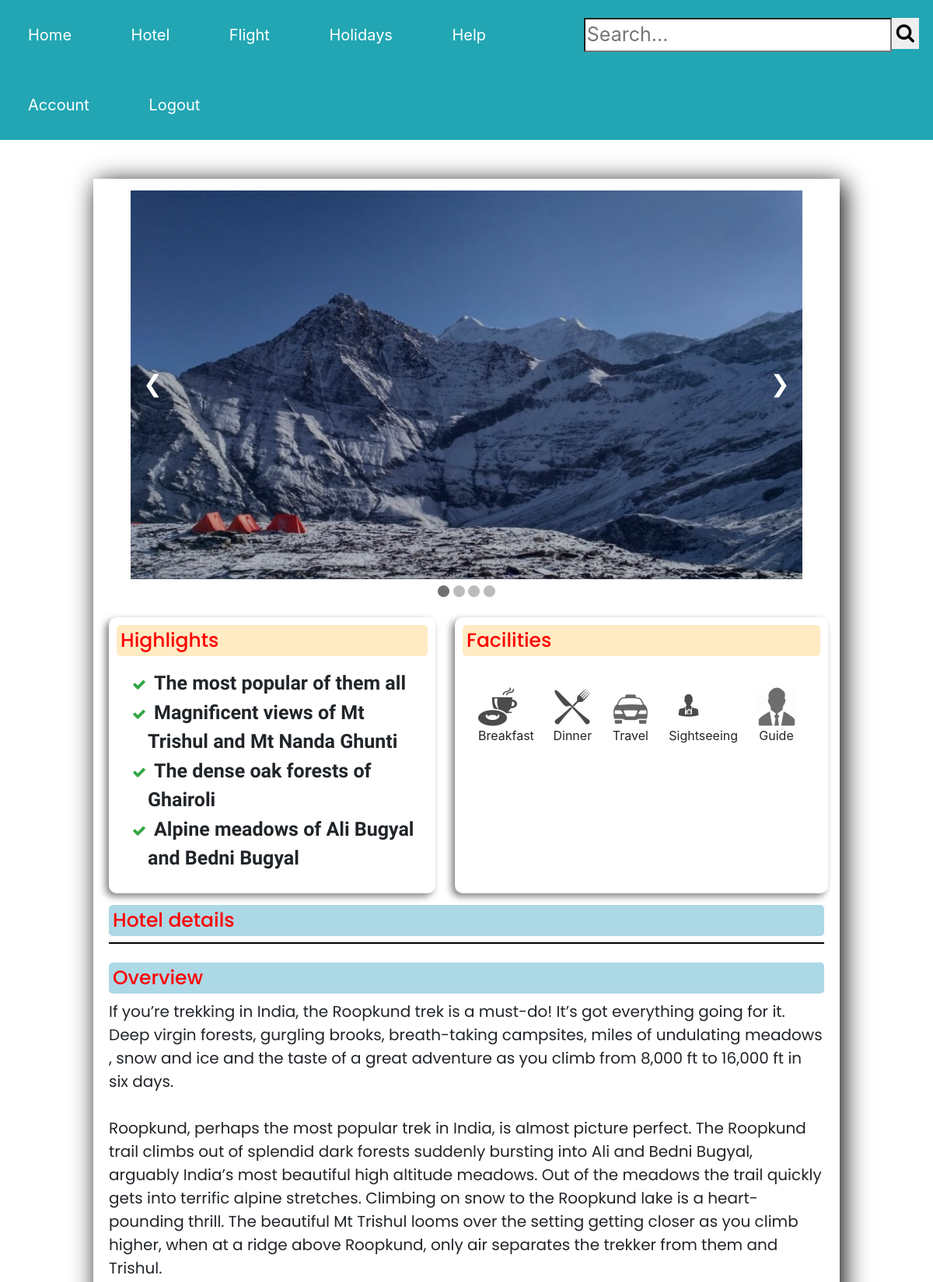
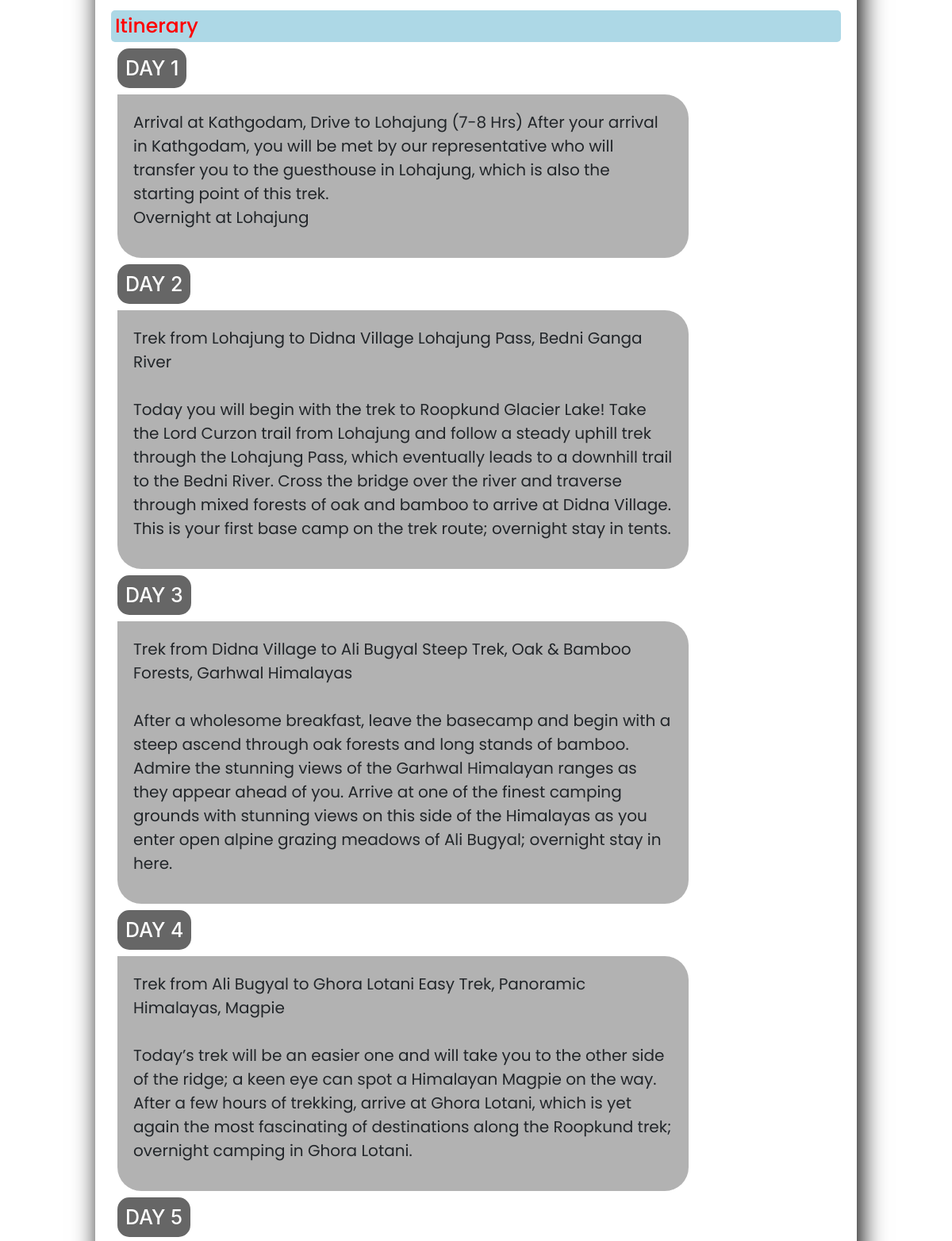
Screenshot of /home/Adventure/1 (signed in, upper part) with the database file from the repository (2 pictures, top to bottom).
### connector/models.py (models this page shows)
class MoreDetails(db.Model):
    id = db.Column(db.Integer, primary_key=True)
    package_id = db.Column(db.Integer, db.ForeignKey('packages.id'), nullable=False)
    highlight1 = db.Column(db.String(), nullable=False)
    highlight2 = db.Column(db.String(), nullable=False)
    highlight3 = db.Column(db.String(), nullable=False)
    highlight4 = db.Column(db.String(), nullable=True)
    facility1 = db.Column(db.Boolean, nullable=True)
    facility2 = db.Column(db.Boolean, nullable=True)
    facility3 = db.Column(db.Boolean, nullable=True)
    facility4 = db.Column(db.Boolean, nullable=True)
    facility5 = db.Column(db.Boolean, nullable=True)
    facility6 = db.Column(db.Boolean, nullable=True)
    hotel_location1 = db.Column(db.String(100),nullable=False)
    hotel_location2 = db.Column(db.String(100),nullable=True)
    hotel_location3 = db.Column(db.String(100),nullable=True)
    hotel_name1 = db.Column(db.String(100),nullable=False)
    hotel_name2 = db.Column(db.String(100),nullable=True)
    hotel_name3 = db.Column(db.String(100),nullable=True)
    hotel_stay1 = db.Column(db.String(100),nullable=False)
    hotel_stay2 = db.Column(db.String(100),nullable=True)
    hotel_stay3 = db.Column(db.String(100),nullable=True)
    hotel_rating_1 = db.Column(db.Integer, nullable=False)
    hotel_rating_2 = db.Column(db.Integer, nullable=True)
    hotel_rating_3 = db.Column(db.Integer, nullable=True)
    overview = db.Column(db.String(500),nullable=False)
    day_details = db.relationship('Itinerary', backref='day', lazy=True )
    image_file1 = db.Column(db.String(20), nullable=True, default='default-package.jpg')
    image_file2 = db.Column(db.String(20), nullable=True, default='default-package.jpg')
    image_file3 = db.Column(db.String(20), nullable=True, default='default-package.jpg')
    image_file4 = db.Column(db.String(20), nullable=True, default='default-package.jpg')

class  Itinerary(db.Model):
    id = db.Column(db.Integer,primary_key=True)
    more_details_id = db.Column(db.Integer, db.ForeignKey('more_details.id'), nullable=False, unique=False)
    day_number = db.Column(db.String(20),nullable=False)
    day_details = db.Column(db.String(100),nullable=False)

### connector/routes.py (the view, shortened to what this page needs)
@app.route('/home/<category>/<package_id>', methods=['GET','POST'])
@login_required
def packagedetails(package_id,category):
    form = ReviewForm()
    details_page= MoreDetails.query.filter_by(package_id=package_id).first()
    itinerary_details = Itinerary.query.filter_by(more_details_id = package_id).all()
    reviews = Reviews.query.filter_by(package_id =package_id).all()
    if request.method == "POST":
        rating = request.form["rating"]
    return render_template('packages/layout.html' ,package_id=package_id, details_page=details_page, itinerary_details = itinerary_details, title="More Details",form = form,reviews=reviews)

### connector/forms.py
class ReviewForm(FlaskForm):
	review = TextAreaField('Review',render_kw={"placeholder": "Write the review of your wonderful experience for this tour."})
	submit  = SubmitField('Post Review')

### connector/models.py (called while the page is built)
@login_manager.user_loader
def load_user(user_id):
    return User.query.get(int(user_id))

### connector/templates/packages/layout.html (shortened to what this page needs)
<!DOCTYPE html>
<html lang="en">
<head>
    <link rel="stylesheet" href="{{ url_for('static', filename='details-stylesheet.css')}}">
     <link rel="stylesheet" href="https://cdnjs.cloudflare.com/ajax/libs/font-awesome/4.7.0/css/font-awesome.min.css">
     <link rel="stylesheet" href="http://code.ionicframework.com/ionicons/2.0.1/css/ionicons.min.css">
    <link rel="stylesheet" href="https://maxcdn.bootstrapcdn.com/bootstrap/4.0.0/css/bootstrap.min.css">
</head>
<body>
    <div class=navbar>
        <ul class="navbar-l">
            <a href="{{ url_for('home') }}" id="home"><li class="nav">Home</li></a>
            <a href="#"><li class="nav">Hotel</li></a>
            <a href="#"><li class="nav">Flight</li></a>
            <a href="#"><li class="nav">Holidays</li></a>
            <a href="#"><li class="nav">Help</li></a>
        </ul>
        <div class="search">
            <form action="">
                <input type="search" name="search" placeholder="Search...">
            </form>
            <div class="sbutton">
                <button type="submit"><i class="fa fa-search"></i></button>
            </div>
        </div>
        <ul class="navbar-l">
            <a href="{{ url_for('account') }}"><li class="nav">Account</li></a>
            <a href="{{ url_for('logout') }}"><li class="nav">Logout</li></a>
        </ul>
    </div>
<div class="main">
    <div class="photo-container">
        <div class="photos fades" id="image1">
            <div class="caption"></div>
        </div>
        <a href="#" class="prev" onclick="plusSlides(-1)">&#10094;</a>
        <a href="#" class="next" onclick="plusSlides(1)">&#10095;</a>
    </div>
    <div style="text-align:center">
        <span class="dot" onclick="currentSlide(1)"></span>
        <span class="dot" onclick="currentSlide(2)"></span>
        <span class="dot" onclick="currentSlide(3)"></span>
        <span class="dot" onclick="currentSlide(4)"></span>
    </div>
    <div class="information">
        <div class="imp-points">
            <div class="point1">
                <h1 class="heading1">Highlights</h1>
                    <p class="details"><ul class=" highlights"><b>
                                <li><i class="fa fa-check" aria-hidden="true"></i>{{ details_page.highlight1 }}</li>
                                <li><i class="fa fa-check" aria-hidden="true"></i>{{ details_page.highlight2 }}</li>
                                <li><i class="fa fa-check" aria-hidden="true"></i>{{ details_page.highlight3 }}</li>
                                {% if details_page.highlight4 %}
                                <li><i class="fa fa-check" aria-hidden="true"></i>{{ details_page.highlight4 }}</li>
                                {% endif %}
                            </b>
                        </ul>
                    </p>
            </div>
            <div class="point2">
                <h1 class="heading1">Facilities</h1>
                <div class="facilities">
                    {% if details_page.facility1 %}
                    <div class="facility">
                        <img src="{{ url_for('static', filename='icons/breakfast.png') }}" alt="" class="icons">
                        <p class="icondesc">Breakfast</p>
                    </div>
                    {% endif %}
                    {% if details_page.facility2 %}
                    <div class="facility">
                        <img src="{{ url_for('static', filename='icons/dinner1.png') }}" alt="" class="icons">
                        <p class="icondesc">Dinner</p>
                    </div>
                    {% endif %}
                    {% if details_page.facility4 %}
                    <div class="facility">
                        <img src="{{ url_for('static', filename='icons/taxi.png') }}" alt="" class="icons">
                        <p class="icondesc">Travel</p>
                    </div>
                    {% endif %}
                    {% if details_page.facility5 %}
                    <div class="facility">
                        <img src="{{ url_for('static', filename='icons/sightseeing.png') }}" alt="" class="icons">
                        <p class="icondesc">Sightseeing</p>
                    </div>
                    {% endif %}
                    {% if details_page.facility6 %}
                    <div class="facility">
                        <img src="{{ url_for('static', filename='icons/guide.png') }}" alt="" class="icons">
                        <p class="icondesc">Guide</p>
                    </div>
                    {% endif %}
                </div>
            </div>
        </div>
        <h1 class="heading">Hotel details</h1>
        <div class="hotel">
        </div>
        <br>
        <h1 class="heading">Overview</h1>
            <p class=details>{{ details_page.overview }}</p>
        <h1 class="heading">Itinerary</h1>
        {% for itinerary in itinerary_details %}
        <div class="day-info">
            <div>
                <h1 class="day-no">DAY {{ itinerary.day_number }} </h1>
            </div>
            <div class="daydetails">
                <p class="details">{{ itinerary.day_details }} </p>
            </div>
        </div>
        {% endfor %}
        </div>
</div>
</body>
</html>

### connector/static/details-stylesheet.css (style rules this page uses)
ul li.nav { margin:0; list-style-type: none; font-size: 2.5vh; display:inline-block; padding:1.5em 3vw; transition: 0.3s ease-in; }
ul.navbar-l { margin:0; padding:0; }
ul.navbar-l a { margin:0; }
div.navbar { margin:0; padding:0; display:flex; background:#22a6b3; justify-content:space-between; margin:0px; }
.search { display: inline-flex; padding:12px; margin:6px; }
.sbutton button { font-size: 25px; border:none; cursor: pointer; }
input[type="search"] { font-size: 25px; }
a:link { color:white; text-decoration: none; margin:0; }
a li:not(.active) { background:#22a6b3; color:white; }
.photo-container { margin-top:200px; width:90%; height:500px; margin: 20px auto; position:relative; top:15px; background-size: cover; }
.photos { display:none; background-size: cover; }
.caption { position:absolute;padding:8px 12px; color:white; bottom:10px; left:50; font-size: 4vh; width:100%; text-align:center; }
.next, .prev { position:absolute; color:white; top:210px; font-size: 30px; padding:16px; user-select: none; border-radius: 0 3px 3px 0; transition: 0.6s ease; }
.next { right:0; border-radius: 3px 0 0 3px; }
.dot { cursor:pointer; height:15px; width:15px; background-color: #bbb; border-radius: 50%; display: inline-block; transition: background-color 0.6s ease; }
.active, .dot:hover { background-color: #717171; }
.fades { animation-name: fade; animation-duration: 1.5s; }
.main { box-shadow: 5px 5px 30px black; width:80vw; margin:0 auto; margin-top:50px; margin-bottom: 20px; }
.information { margin:20px; }
.heading { font-family: 'Poppins', sans-serif; color:red; background-color: lightblue; display:block; border-radius: 5px; padding:5px; font-size:25px; }
ul li { list-style-type: none; }
li i.fa-check { color:rgba(3, 145, 22, 0.81); font-size: 18px; margin-right:10px; margin-left: -20px; }
.imp-points { margin-bottom:15px; display:inline-flex; }
.point1 { width:35vw; box-sizing: border-box; padding:10px; border-radius: 10px; box-shadow: -4px 4px 10px grey; }
.point2 { margin-left:25px; width:40vw; box-sizing: border-box; padding:10px; border-radius: 10px; box-shadow: -4px 4px 10px grey; }
.facility { display:inline-block; position :relative; margin:0 10px; }
.facilities { margin:10px; margin-top:40px; }
.heading1 { font-family: 'Poppins', sans-serif; font-size:25px; background:rgba(255, 190, 61, 0.3); color:red; border-radius: 5px; padding:5px; }
.icons { margin:0px auto; opacity: 0.7; }
.icondesc { text-align: center; margin:0; }
.hotel { border:1px solid black; }
.day-info { position:relative; margin: 1vh; }
.day-no { display:inline-block; background:rgba(0,0,0,0.6); color:white; border-radius: 15px; padding:10px; font-size: 25px; }
.daydetails { display:inline-block; width:60vw; background-color: rgba(0,0,0,0.3); padding:20px; border-radius: 0px 30px 30px 30px; }
.details { white-space: pre-line; word-wrap: break-word; font-size: 20px; font-family: 'Poppins', sans-serif; }
.highlights { font-family: 'Comic Neue', cursive; font-size: 25px; }

### rows the page displays
MoreDetails: highlight1 "The most popular of them all", highlight2 "Magnificent views of Mt Trishul and Mt Nanda Ghunti", highlight3 "The dense oak forests of Ghairoli", highlight4 "Alpine meadows of Ali Bugyal and Bedni Bugyal", overview "If you’re trekking in India, the Roopkund trek is a must-do! It’s got everything going for it. Deep virgin forests, gurgling brooks, breath-taking campsites, miles of undulating meadows , snow and ice and the taste of a great adventure as you climb from 8,000 ft to 16,000 ft in six days. Roopkund, perhaps the most popular trek in India, is almost picture perfect. The Roopkund trail climbs out of splendid dark forests suddenly bursting into Ali and Bedni Bugyal, arguably India’s most beautiful high altitude meadows. Out of the meadows the trail quickly gets into terrific alpine stretches. Climbing on snow to the Roopkund lake is a heart-pounding thrill. The beautiful Mt Trishul looms over…"
Itinerary: day_number "1", day_details "Arrival at Kathgodam, Drive to Lohajung (7-8 Hrs) After your arrival in Kathgodam, you will be met by our representative who will transfer you to the guesthouse in Lohajung, which is also the starting point of this trek. Overnight at Lohajung"
Itinerary: day_number "2", day_details "Trek from Lohajung to Didna Village Lohajung Pass, Bedni Ganga River Today you will begin with the trek to Roopkund Glacier Lake! Take the Lord Curzon trail from Lohajung and follow a steady uphill trek through the Lohajung Pass, which eventually leads to a downhill trail to the Bedni River. Cross the bridge over the river and traverse through mixed forests of oak and bamboo to arrive at Didna Village. This is your first base camp on the trek route; overnight stay in tents."
Itinerary: day_number "3", day_details "Trek from Didna Village to Ali Bugyal Steep Trek, Oak & Bamboo Forests, Garhwal Himalayas After a wholesome breakfast, leave the basecamp and begin with a steep ascend through oak forests and long stands of bamboo. Admire the stunning views of the Garhwal Himalayan ranges as they appear ahead of you. Arrive at one of the finest camping grounds with stunning views on this side of the Himalayas as you enter open alpine grazing meadows of Ali Bugyal; overnight stay in here."
Itinerary: day_number "4", day_details "Trek from Ali Bugyal to Ghora Lotani Easy Trek, Panoramic Himalayas, Magpie Today’s trek will be an easier one and will take you to the other side of the ridge; a keen eye can spot a Himalayan Magpie on the way. After a few hours of trekking, arrive at Ghora Lotani, which is yet again the most fascinating of destinations along the Roopkund trek; overnight camping in Ghora Lotani."
Itinerary: day_number "5"
